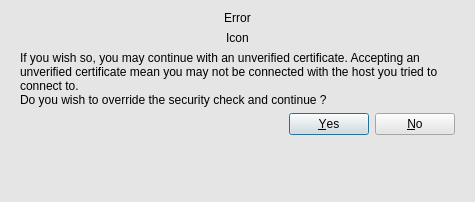
<?xml version="1.0" encoding="UTF-8"?>
<ui version="4.0">
 <class>CertificateErrorDialog</class>
 <widget class="QDialog" name="CertificateErrorDialog">
  <property name="geometry">
   <rect>
    <x>0</x>
    <y>0</y>
    <width>475</width>
    <height>202</height>
   </rect>
  </property>
  <property name="windowTitle">
   <string>Dialog</string>
  </property>
  <property name="styleSheet">
   <string notr="true">background-color: rgb(229, 229, 229);</string>
  </property>
  <layout class="QVBoxLayout" name="verticalLayout">
   <property name="leftMargin">
    <number>20</number>
   </property>
   <property name="rightMargin">
    <number>20</number>
   </property>
   <item>
    <widget class="QLabel" name="m_errorLabel">
     <property name="sizePolicy">
      <sizepolicy hsizetype="Preferred" vsizetype="Preferred">
       <horstretch>0</horstretch>
       <verstretch>0</verstretch>
      </sizepolicy>
     </property>
     <property name="styleSheet">
      <string notr="true">font: 9pt &quot;Times New Roman&quot;;</string>
     </property>
     <property name="text">
      <string>Error</string>
     </property>
     <property name="alignment">
      <set>Qt::AlignCenter</set>
     </property>
     <property name="wordWrap">
      <bool>true</bool>
     </property>
    </widget>
   </item>
   <item>
    <widget class="QLabel" name="m_iconLabel">
     <property name="styleSheet">
      <string notr="true">font: 75 10pt &quot;Times New Roman&quot;;</string>
     </property>
     <property name="text">
      <string>Icon</string>
     </property>
     <property name="alignment">
      <set>Qt::AlignCenter</set>
     </property>
    </widget>
   </item>
   <item>
    <widget class="QLabel" name="m_infoLabel">
     <property name="sizePolicy">
      <sizepolicy hsizetype="MinimumExpanding" vsizetype="MinimumExpanding">
       <horstretch>0</horstretch>
       <verstretch>0</verstretch>
      </sizepolicy>
     </property>
     <property name="styleSheet">
      <string notr="true">font: 10pt &quot;Times New Roman&quot;;</string>
     </property>
     <property name="text">
      <string>If you wish so, you may continue with an unverified certificate. Accepting an unverified certificate mean you may not be connected with the host you tried to connect to.
Do you wish to override the security check and continue ?   </string>
     </property>
     <property name="alignment">
      <set>Qt::AlignLeading|Qt::AlignLeft|Qt::AlignVCenter</set>
     </property>
     <property name="wordWrap">
      <bool>true</bool>
     </property>
    </widget>
   </item>
   <item>
    <widget class="QDialogButtonBox" name="buttonBox">
     <property name="styleSheet">
      <string notr="true">background-color: rgb(225, 225, 225);border:1px groove gray;border-radius:4px;font: 20 9pt &quot;Times New Roman&quot;;padding:1px 4px;border-style: outset;}



                                       
QPushButton:hover{background-color:#79ff50; color: black;}
                                    
QPushButton:pressed{background-color:rgb(204, 228, 247);border-style: inset;</string>
     </property>
     <property name="orientation">
      <enum>Qt::Horizontal</enum>
     </property>
     <property name="standardButtons">
      <set>QDialogButtonBox::No|QDialogButtonBox::Yes</set>
     </property>
    </widget>
   </item>
   <item>
    <spacer name="verticalSpacer">
     <property name="orientation">
      <enum>Qt::Vertical</enum>
     </property>
     <property name="sizeHint" stdset="0">
      <size>
       <width>20</width>
       <height>16</height>
      </size>
     </property>
    </spacer>
   </item>
  </layout>
 </widget>
 <resources/>
 <connections>
  <connection>
   <sender>buttonBox</sender>
   <signal>accepted()</signal>
   <receiver>CertificateErrorDialog</receiver>
   <slot>accept()</slot>
   <hints>
    <hint type="sourcelabel">
     <x>248</x>
     <y>254</y>
    </hint>
    <hint type="destinationlabel">
     <x>157</x>
     <y>274</y>
    </hint>
   </hints>
  </connection>
  <connection>
   <sender>buttonBox</sender>
   <signal>rejected()</signal>
   <receiver>CertificateErrorDialog</receiver>
   <slot>reject()</slot>
   <hints>
    <hint type="sourcelabel">
     <x>316</x>
     <y>260</y>
    </hint>
    <hint type="destinationlabel">
     <x>286</x>
     <y>274</y>
    </hint>
   </hints>
  </connection>
 </connections>
</ui>
